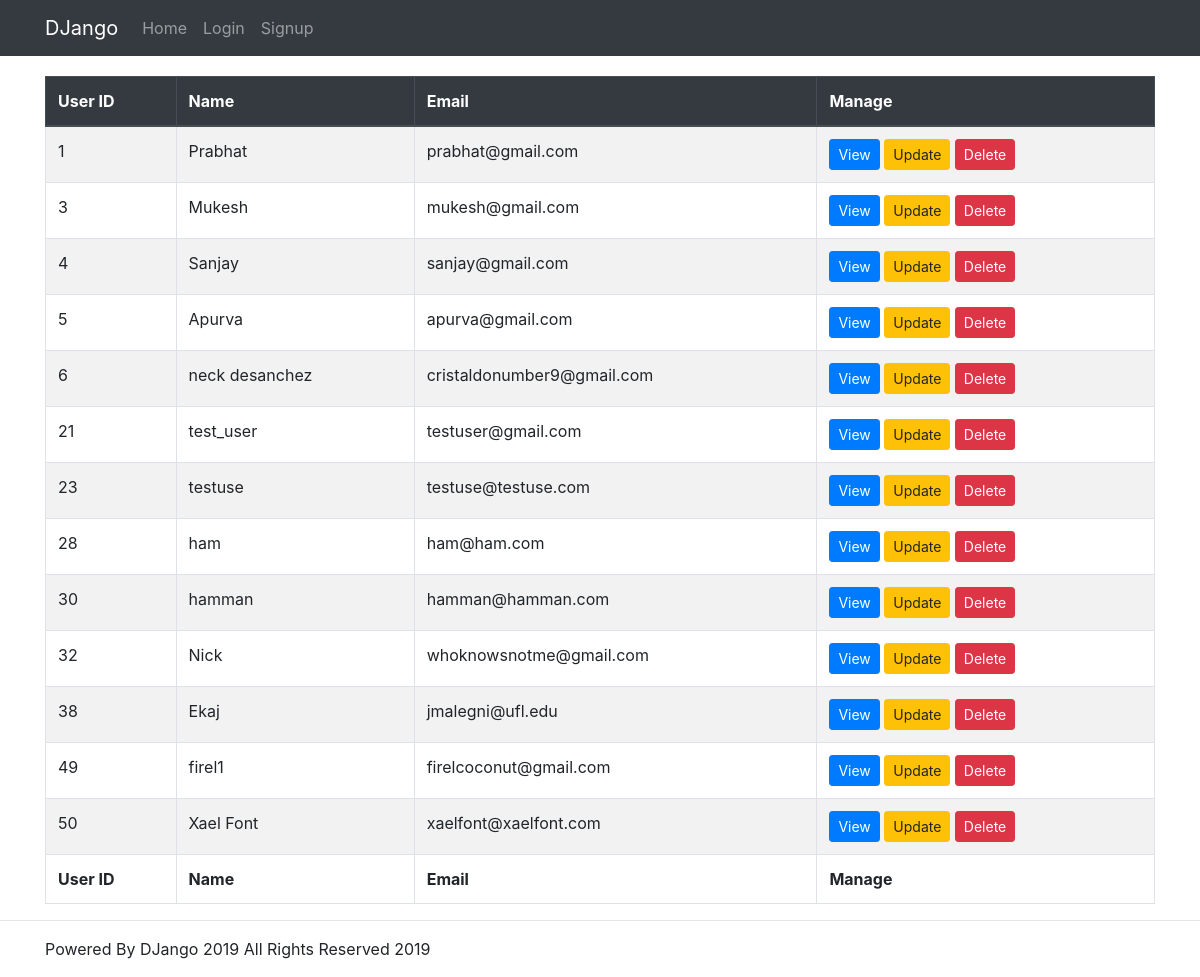
The app's page /allusers/, older data.
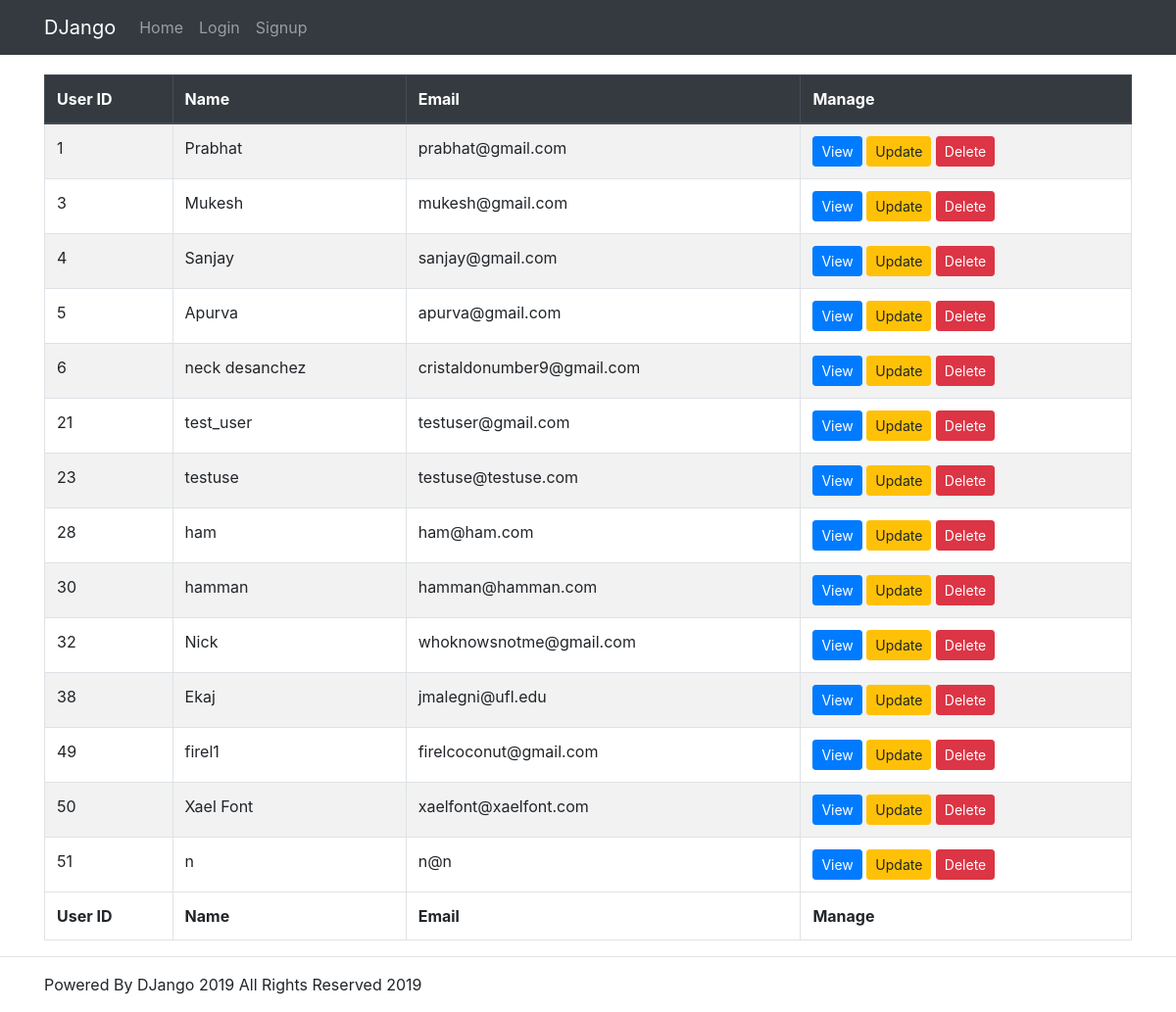
The same page, newer data.
### website/models.py (models this page shows)
class Users(models.Model):
    name = models.CharField(max_length=80)
    email = models.EmailField(unique=True)
    password = models.CharField(max_length=50)
    location = models.CharField(max_length=255, default='Unknown')
    latitude = models.FloatField(default=0)
    longitude = models.FloatField(default=0)
    family_size = models.PositiveIntegerField(default = 1)
    medical_issues = models.TextField(blank=True, null=True)
    medication_amount = models.IntegerField(default=0)
    women_bool = models.BooleanField(default=False)
    child_bool = models.BooleanField(default=False)
    baby_bool = models.BooleanField(default=False)

### website/views.py (the view)
# urls.py: path('allusers/',allusers,name="allusers"),
def allusers(request):
    users_list = Users.objects.all()
    return render(request, 'allusers.html', {'list': users_list})

### build/lib/website/templates/allusers.html
{% extends 'layout.html' %}
{% block content %}
<div class="container" style="margin-top: 20px;">
    <table class="table table-bordered table-striped">
        <thead class="thead-dark">
            <tr>
                <th>User ID</th>
                <th>Name</th>
                <th>Email</th>
                <th>Manage</th>
            </tr>
        </thead>
        <tbody>
            {% for item in list %}
                <tr>
                    <td>{{item.id}}</td>
                    <td>{{item.name}}</td>
                    <td>{{item.email}}</td>
                    <td>
                        <a href="{% url 'singleuser' item.id %}" class="btn btn-primary btn-sm">View</a>
                        <a href="{% url 'edituser' item.id %}" class="btn btn-warning btn-sm">Update</a>
                        <a href="{% url 'deleteuser' item.id %}" class="btn btn-danger btn-sm">Delete</a>
                    </td>
                </tr>
            {% endfor %}
        </tbody>
        <tfoot>
            <tr>
                <th>User ID</th>
                <th>Name</th>
                <th>Email</th>
                <th>Manage</th>
            </tr>
        </tfoot>
    </table>
</div>
{% endblock %}

Row changes from the older to the newer data that the page shows:
added Users: id "51", name "n", email "n@n"
